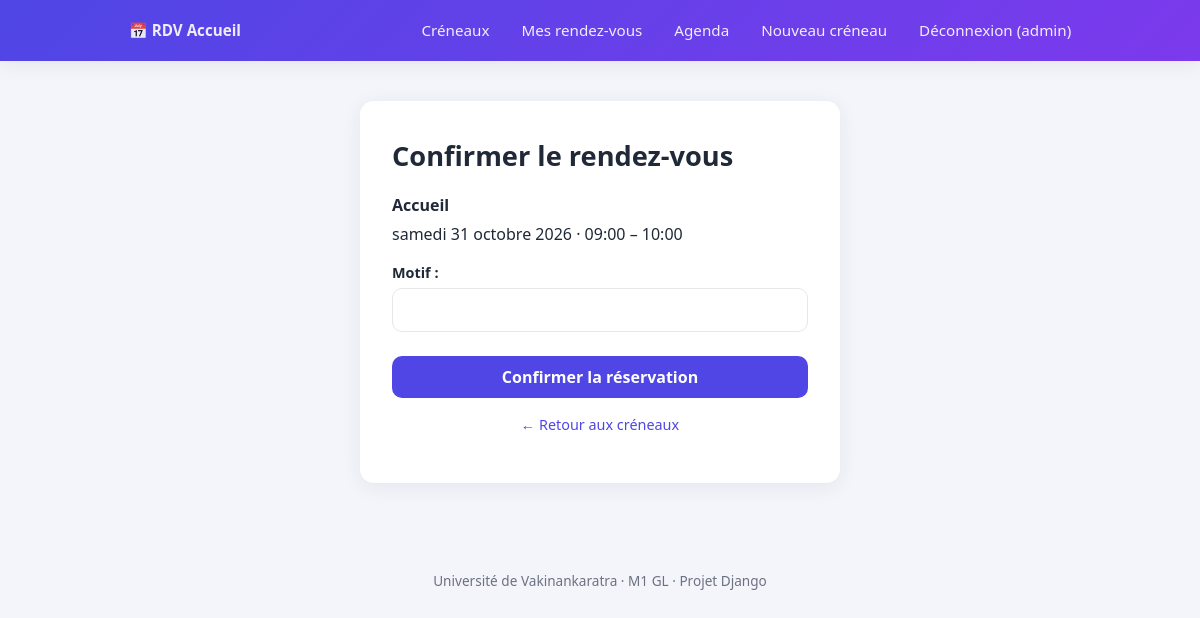
Screenshot of /reserver/7/ (signed in) with the database file from the repository.
### rdv/models.py (models this page shows, shortened)
class Creneau(models.Model):
    service = models.ForeignKey(Service, on_delete=models.CASCADE, related_name="creneaux")
    date = models.DateField()
    heure_debut = models.TimeField()
    heure_fin = models.TimeField()
    ouvert = models.BooleanField(default=True)
    class Meta:
        ordering = ["date", "heure_debut"]
    @property
    def debut(self):
        return timezone.make_aware(datetime.datetime.combine(self.date, self.heure_debut))
    @property
    def est_reservable(self):
        return (self.ouvert and self.debut > timezone.now()
                and not self.rendezvous.filter(statut=RendezVous.RESERVE).exists())

class Service(models.Model):
    nom = models.CharField(max_length=100)
    description = models.TextField(blank=True)
    def __str__(self):
        return self.nom

### rdv/views.py (the view, shortened to what this page needs)
# urls.py: path("reserver/<int:pk>/", views.reserver, name="reserver"),
@login_required
def reserver(request, pk):
    creneau = get_object_or_404(Creneau, pk=pk)
    if not creneau.est_reservable:
        messages.error(request, "Ce créneau n'est plus réservable.")
        return redirect("creneaux")
    form = RendezVousForm(request.POST or None)
    return render(request, "reserver.html", {"form": form, "creneau": creneau})

### rdv/forms.py
class RendezVousForm(forms.ModelForm):
    class Meta:
        model = RendezVous
        fields = ["motif"]

### templates/reserver.html
{% extends "base.html" %}{% block content %}
<div class="form-card">
  <h1>Confirmer le rendez-vous</h1>
  <p><strong>{{ creneau.service }}</strong><span>{{ creneau.date|date:"l d F Y" }} · {{ creneau.heure_debut|time:"H:i" }} – {{ creneau.heure_fin|time:"H:i" }}</span></p>
  <form method="post">{% csrf_token %}{{ form.as_p }}<button>Confirmer la réservation</button></form>
  <p class="alt"><a href="{% url 'creneaux' %}">← Retour aux créneaux</a></p>
</div>
{% endblock %}

### templates/base.html (shortened to what this page needs)
{% load static %}<!doctype html>
<html lang="fr"><head>
<link rel="stylesheet" href="{% static 'css/style.css' %}">
</head><body>
<header class="navbar"><div class="inner">
  <a class="brand" href="{% url 'creneaux' %}">📅 RDV Accueil</a>
  <a href="{% url 'creneaux' %}" class="{% if request.resolver_match.url_name == 'creneaux' %}active{% endif %}">Créneaux</a>
  {% if user.is_authenticated %}
    <a href="{% url 'mes_rdv' %}" class="{% if request.resolver_match.url_name == 'mes_rdv' %}active{% endif %}">Mes rendez-vous</a>
    {% if user.is_staff %}
      <a href="{% url 'agenda' %}" class="{% if request.resolver_match.url_name == 'agenda' %}active{% endif %}">Agenda</a>
      <a href="{% url 'creneau_creer' %}" class="{% if request.resolver_match.url_name == 'creneau_creer' %}active{% endif %}">Nouveau créneau</a>
    {% endif %}
    <form method="post" action="{% url 'logout' %}">{% csrf_token %}<button class="linklike">Déconnexion ({{ user.username }})</button></form>
  {% else %}
    <a href="{% url 'login' %}">Connexion</a>
    <a href="{% url 'signup' %}">Inscription</a>
  {% endif %}
</div></header>
<main class="container">
  {% block content %}{% endblock %}
</main>
<footer>Université de Vakinankaratra · M1 GL · Projet Django</footer>
</body></html>

### static/css/style.css (style rules this page uses)
:root { --primary:#4f46e5;--primary-d:#4338ca;--bg:#f4f5fb;--card:#fff;--text:#1f2937;--muted:#6b7280;--border:#e5e7eb;--radius:14px;--shadow:0 4px 20px rgba(31,41,55,.07) }
* { box-sizing:border-box }
body { margin:0;font-family:"Segoe UI",system-ui,sans-serif;background:var(--bg);color:var(--text);line-height:1.5 }
a { color:var(--primary);text-decoration:none }
.container { max-width:1000px;margin:0 auto;padding:1.5rem 1rem 3rem }
.navbar { background:linear-gradient(135deg,#4f46e5,#7c3aed);color:#fff;box-shadow:var(--shadow) }
.navbar .inner { max-width:1000px;margin:auto;padding:.8rem 1rem;display:flex;flex-wrap:wrap;align-items:center;gap:.4rem }
.brand { font-weight:700;font-size:1.2rem;color:#fff;margin-right:auto }
.navbar a,.navbar .linklike { color:#fff;padding:.4rem .8rem;border-radius:8px;font-size:.95rem;opacity:.9 }
.linklike { background:none;border:0;cursor:pointer;font:inherit;font-size:.95rem }
.navbar form { margin:0 }
h1 { font-size:1.7rem;margin:.2rem 0 1rem }
.btn,button { display:inline-block;background:var(--primary);color:#fff;border:0;border-radius:10px;padding:.55rem 1.1rem;font:inherit;font-weight:600;cursor:pointer;transition:.15s }
.navbar button.linklike { background:none;transform:none;font-weight:400;padding:.4rem .8rem }
input,select,textarea { font:inherit;padding:.55rem .75rem;border:1px solid var(--border);border-radius:10px;background:#fff;max-width:100% }
.form-card { max-width:480px;margin:1rem auto;background:var(--card);padding:2rem;border-radius:var(--radius);box-shadow:var(--shadow) }
.form-card p { display:flex;flex-direction:column;gap:.3rem;margin:0 0 1rem }
.form-card label { font-weight:600;font-size:.9rem }
.form-card input:not([type=checkbox]),.form-card select,.form-card textarea { width:100% }
.form-card button { width:100%;margin-top:.5rem }
.form-card .alt { text-align:center;margin-top:1rem;font-size:.9rem;color:var(--muted) }
footer { text-align:center;color:var(--muted);font-size:.85rem;padding:1.5rem }

### rows the page displays
Creneau: service "Accueil", date "samedi 31 octobre 2026", heure_debut "09:00", heure_fin "10:00"

### other values shown
{{ user.username }} "admin"
